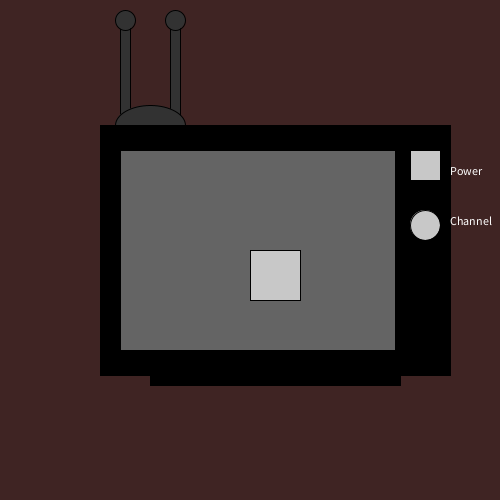
Frame 1 (no input)
Frame 60 (the mouse pressed at the canvas centre just before this capture): identical to frame 1, image omitted
Frame 120 (the mouse held since frame 60 and released just before this capture): identical to frame 1, image omitted

The Processing sketch that drew this single still picture (run headless with seeded random() and noise(); from frame 60 on, the mouse is pressed at the canvas centre):

// Processing sketch: f17magd150lab05_Dehn
// ── f17magd150lab05_Dehn.pde
int pressed = 0;
int cheese = 0;
int peptop = 30;
int pepmid = 65;
int pepbot = 50;
int crust = 0;

boolean power = false;
boolean channel = true;

void setup(){
size(500,500);
}

void draw(){
  background(63, 36, 35);
  //antena
  fill(50);
  rect(120,20,10,100);
  
   //antena 2
  fill(50);
  rect(170,20,10,100);
  
  //top nobs
  fill(50);
  ellipse(125,20,20,20);
  
  //top nobs 2
  fill(50);
  ellipse(175,20,20,20);
  
   //top antena
  fill(50);
  ellipse(150,125,70,40);
  
  // TV outline black
  fill(0);
  rect(100,125,350,250);
 
  //TV Gray
  fill(100);
  rect(120,150,275,200);
  
  //bottom
  fill(0);
  rect(150,360,250,25);
  
  //rect button
  fill(200);
  rect(410,150,30,30);
  
  //circle button
  fill(200);
  ellipse(425,225,30,30);
  
  fill(255);
  text("Power",450,175);
  text("Channel", 450,225);
  
  //start buttons
  if(power == false){
  fill(200);
  rect(250,250,50,50);
  }
  else if(power == true){
    if(channel == true){
      //code from last week(still need to add was having erroers)
      rect(200,200,50,50);
    }
    //other channel
else if(channel == false){
  
  rect(100,100,100,100);
}
}
}
//button press (code not working need to fix)
void mousePressed(){
  
  if((mouseX - 15 < 410 && mouseX - 15 > 150) && (mouseY - 15 < 410 && mouseY - 15 > 150)){
    if(channel == true){
      channel = false;
    }
    else if(channel == false){
      channel = true;
    }
  }
  else if((mouseX + 15 < 425 && mouseX + 15 > 225) && (mouseY + 15 < 425 && mouseY + 15 > 225)){
    if(channel == true){
      channel = false;
    }
    else if(channel == false){
      channel = true;
    }
  }
  else if((mouseX - 15 < 410 && mouseX - 15 > 150) && (mouseY + 15 < 410 && mouseY + 15 > 150)){
    if(channel == true){
      channel = false;
    }
    else if(channel == false){
      channel = true;
    }
  }
  else if((mouseX + 15 < 425 && mouseX + 15 > 225) && (mouseY - 15 < 425 && mouseY - 15 > 225)){
    if(channel == true){
      channel = false;
    }
    else if(channel == false){
      channel = true;
    }
  }
  if(mouseX > 410 && mouseY > 150 && mouseX < 410 && mouseY < 150){
    if(power == true){
      power = false;
    }
    else if(power == false){
      power = true;
    }
  }
  System.out.println("Channel: " + channel);
  System.out.println("Power: " + power);
  
}
